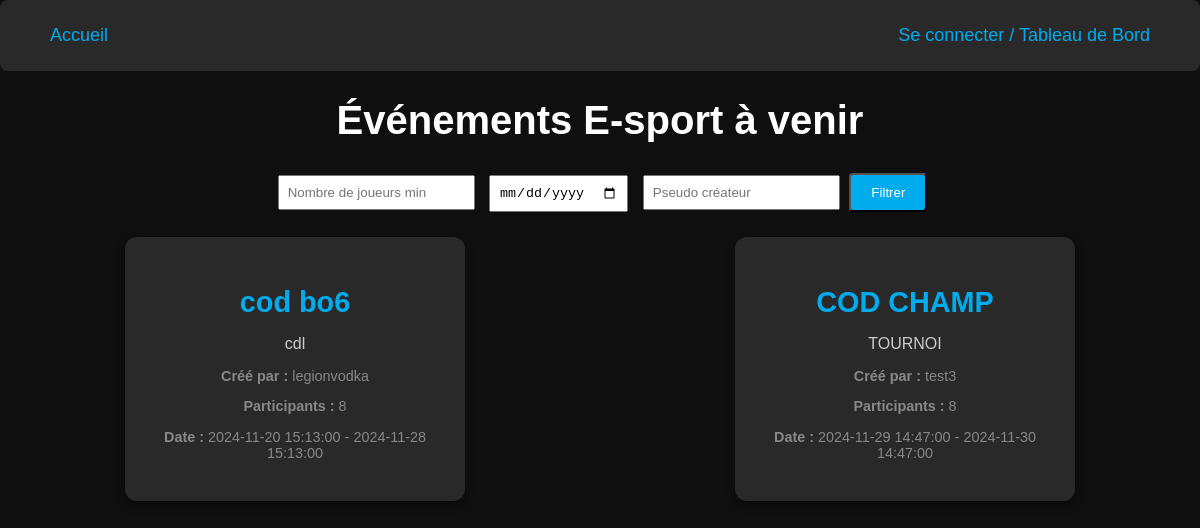
Screenshot of /events.php with the database file from the repository.
### tables this page shows
CREATE TABLE `events` (
  `id` int(11) NOT NULL,
  `title` varchar(255) NOT NULL,
  `start_date` datetime NOT NULL,
  `end_date` datetime NOT NULL,
  `player_count` int(11) NOT NULL,
  `status` enum('en attente','validé','refusé') DEFAULT 'en attente',
  `score` varchar(255) DEFAULT NULL,
  `created_by` int(11) NOT NULL,
  `validated_by` int(11) DEFAULT NULL,
  `description` text DEFAULT NULL,
  `username` varchar(50) DEFAULT NULL,
  `image_url` varchar(255) DEFAULT NULL,
  `image` varchar(255) DEFAULT NULL,
  `images` varchar(255) DEFAULT NULL
);

CREATE TABLE `users` (
  `id` int(11) NOT NULL,
  `username` varchar(50) NOT NULL,
  `email` varchar(100) NOT NULL,
  `password` varchar(255) NOT NULL,
  `created_at` timestamp NOT NULL DEFAULT current_timestamp(),
  `role` enum('admin','user') DEFAULT 'user'
);

### events.php (the view, shortened to what this page needs)
<?php
require_once('config.php');
try {
    $sql = "SELECT events.*, users.username
            FROM events
            JOIN users ON events.created_by = users.id
            WHERE events.status = 'validé'";
    $sql .= " ORDER BY start_date ASC";
    $stmt = $pdo->prepare($sql);
    $stmt->execute();
    $events = $stmt->fetchAll(PDO::FETCH_ASSOC);
} catch (PDOException $e) {
    if (!empty($_SERVER['HTTP_X_REQUESTED_WITH']) && strtolower($_SERVER['HTTP_X_REQUESTED_WITH']) == 'xmlhttprequest') {
        header('Content-Type: application/json');
        echo json_encode(['error' => $e->getMessage()]);
        exit;
    } else {
        die("Erreur lors de la récupération des événements : " . $e->getMessage());
    }
}
?>
<!DOCTYPE html>
<html lang="fr">
<head>
</head>
<body>
    <header>
        <nav>
            <a href="index.html">Accueil</a>
            <a href="login.php">Se connecter / Tableau de Bord</a>
        </nav>
    </header>
    <main>
        <h1 style="text-align: center; color: #fff; font-size: 2.5em;">Événements E-sport à venir</h1>
        <form id="filter-form" style="text-align: center; margin-bottom: 20px;">
            <input type="number" id="filter-player-count" placeholder="Nombre de joueurs min" style="padding: 8px; margin: 5px;">
            <input type="date" id="filter-date" style="padding: 8px; margin: 5px;">
            <input type="text" id="filter-username" placeholder="Pseudo créateur" style="padding: 8px; margin: 5px;">
            <button type="button" id="apply-filter" style="background-color: #00acee; color: #fff; padding: 10px 20px; border-radius: 4px;">Filtrer</button>
        </form>
        <div class="event-list" id="event-list">
            <?php if (count($events) > 0): ?>
                <?php foreach ($events as $event): ?>
                    <div class="event-card">
                        <h3 class="event-title"><?php echo htmlspecialchars($event['title']); ?></h3>
                        <p class="event-description"><?php echo htmlspecialchars($event['description']); ?></p>
                        <div class="event-meta">
                            <p><strong>Créé par :</strong> <?php echo htmlspecialchars($event['username']); ?></p>
                            <p><strong>Participants :</strong> <?php echo htmlspecialchars($event['player_count']); ?></p>
                            <p><strong>Date :</strong> <?php echo htmlspecialchars($event['start_date']); ?> - <?php echo htmlspecialchars($event['end_date']); ?></p>
                        </div>
                    </div>
                <?php endforeach; ?>
            <?php else: ?>
                <p style="text-align: center; color: #ccc;">Aucun événement à afficher pour le moment.</p>
            <?php endif; ?>
        </div>
    </main>
</body>
</html>

### events.php (style rules this page uses)
body { font-family: 'Arial', sans-serif; background-color: #0f0f0f; color: #fff; margin: 0; padding: 0; }
header { background-color: rgba(105, 105, 105, 0.3); padding: 15px 30px; border-radius: 8px; margin-bottom: 20px; }
nav { display: flex; justify-content: space-between; align-items: center; }
nav a { color: #00acee; text-decoration: none; font-size: 18px; padding: 10px 20px; border-radius: 4px; transition: background 0.3s, color 0.3s; }
.event-list { display: flex; flex-wrap: wrap; justify-content: space-around; gap: 20px; margin-top: 20px; }
.event-card { background-color: rgba(105, 105, 105, 0.3); border-radius: 12px; width: 300px; padding: 20px; box-shadow: 0 4px 10px rgba(0, 0, 0, 0.4); transition: transform 0.3s ease, box-shadow 0.3s ease; }
.event-title { font-size: 1.8em; color: #00acee; margin-bottom: 15px; text-align: center; }
.event-description { font-size: 1em; color: #ccc; margin-bottom: 15px; text-align: center; }
.event-meta { color: #888; font-size: 0.9em; text-align: center; margin-bottom: 20px; }

### rows the page displays
events: title "cod bo6", description "cdl", created_by.username "legionvodka", player_count "8", start_date "2024-11-20 15:13:00", end_date "2024-11-28 15:13:00"
events: title "COD CHAMP", description "TOURNOI", created_by.username "test3", player_count "8", start_date "2024-11-29 14:47:00", end_date "2024-11-30 14:47:00"
